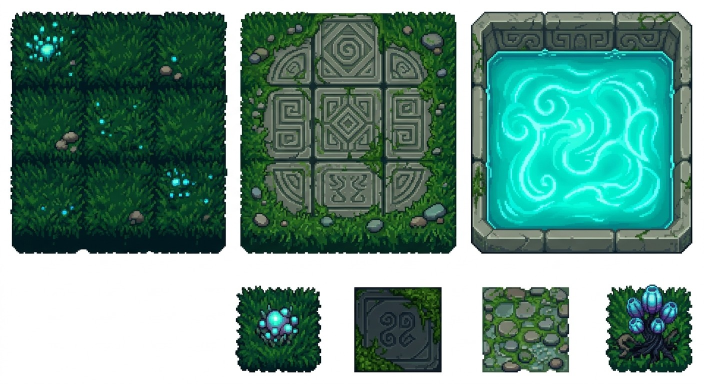
#> input picture strumenti/livelli/fogli/tile_radenna.jpg, 1408 x 768 px (shown at 1/2 size)
$ python piazza_tavolozza.py
#> lines starting #> are read from the running program, lines starting #| are printed output that depends on the picture; after the words box and inside, x2 and y2 are one past the last pixel; in counts of white or black regions, pixels touching at a corner belong together
### strumenti/tavolozza.py
"""Le tavolozze col segreto degli esempi di Bru (108, 109, 110). Misurati in OKLCH (luce L, intensita' C, tinta h,
come li vede l'occhio), i colori degli esempi seguono queste regole:
1. le ombre girano verso il blu-viola: scendendo di luce la tinta ruota piano, poi sempre piu' in fretta, fino al
   viola dell'ombra (h ~285); l'erba va giallo-verde -> verde -> verde acqua -> blu-viola, il tronco arancio ->
   rosso -> magenta -> viola;
2. le luci girano verso il giallo: la luce dell'erba tira al giallo, il bianco dei fiori e' crema, mai bianco puro;
3. gli scuri sono spenti: l'intensita' sta nei toni medi e chiari e crolla nelle ombre, verso quella dell'ombra;
4. tutte le rampe finiscono nella stessa famiglia di viola scuro (l'OMBRA): e' quello che tiene insieme materiali
   diversi;
5. pochi colori per materiale (4-7), salti di luce regolari, piu' larghi nelle ombre.
rampa() fa una rampa nuova con queste regole partendo da un colore solo (il tono medio del materiale); con il verde
medio degli esempi rifa' la rampa dell'erba di Bru. ricolora() porta un disegno sulle rampe dei suoi materiali
(riconosciuti dalla tinta), tenendo le sue luci e le sue ombre.

modulo; uso: tavolozza.py foglio.png   (gli esempi, la prova sull'erba e le rampe dei materiali di Radenna)"""
import numpy as np

# ---------------------------------------------------------------- OKLab / OKLCH
_M1 = np.array([[0.4122214708, 0.5363325363, 0.0514459929], [0.2119034982, 0.6806995451, 0.1073969566],
                [0.0883024619, 0.2817188376, 0.6299787005]])
_M2 = np.array([[0.2104542553, 0.7936177850, -0.0040720468], [1.9779984951, -2.4285922050, 0.4505937099],
                [0.0259040371, 0.7827717662, -0.8086757660]])
_M2I = np.linalg.inv(_M2)
_M1I = np.linalg.inv(_M1)


def oklch(rgb):
    c = np.asarray(rgb, float) / 255.0
    lin = np.where(c <= 0.04045, c / 12.92, ((c + 0.055) / 1.055) ** 2.4)
    L, a, b = np.moveaxis(np.cbrt(lin @ _M1.T) @ _M2.T, -1, 0)
    return np.stack([L, np.hypot(a, b), np.degrees(np.arctan2(b, a)) % 360], -1)


def _rgb_lin(L, C, h):
    a, b = C * np.cos(np.radians(h)), C * np.sin(np.radians(h))
    return (np.stack([L, a, b], -1) @ _M2I.T) ** 3 @ _M1I.T


def rgb(L, C, h):
    # da OKLCH a sRGB; se il colore non c'e' sullo schermo, si toglie intensita' finche' c'e'
    lo, hi = 0.0, C
    lin = _rgb_lin(L, C, h)
    if lin.min() < -1e-4 or lin.max() > 1 + 1e-4:
        for _ in range(30):
            m = (lo + hi) / 2
            t = _rgb_lin(L, m, h)
            if t.min() < -1e-4 or t.max() > 1 + 1e-4:
                hi = m
            else:
                lo = m
        lin = _rgb_lin(L, lo, h)
    lin = np.clip(lin, 0, 1)
    s = np.where(lin <= 0.0031308, lin * 12.92, 1.055 * lin ** (1 / 2.4) - 0.055)
    return tuple(int(round(v)) for v in np.clip(s * 255, 0, 255))


# ---------------------------------------------------------------- gli esempi di Bru
ESEMPI = {
    'erba (108)': [(53, 62, 78), (74, 109, 111), (89, 160, 116), (101, 189, 105), (151, 208, 95), (161, 220, 110),
                   (213, 252, 135)],
    'tronco (110)': [(69, 62, 116), (110, 64, 100), (130, 66, 93), (172, 105, 88)],
    'fiore (108)': [(246, 228, 146), (252, 255, 232)],
    'sfondo': [(47, 41, 67)],
}
OMBRA_H, OMBRA_C, OMBRA_L = 275.0, 0.04, 0.36       # il viola scuro dove finiscono tutte le rampe
LUCE_H = 100.0                                      # il giallo verso cui girano le luci


def _verso(h0, h1):
    # di quanti gradi girare da h0 a h1 per la strada piu' corta
    return ((h1 - h0 + 180) % 360) - 180


def rampa(chiave, n=5, basso=None, alto=None, scuri=1.6, luci=0.5, ombra_c=OMBRA_C):
    """n colori dallo scuro al chiaro, col tono medio 'chiave'. basso/alto: la luce del piu' scuro e del piu' chiaro
    (di solito l'ombra comune e poco sopra la chiave); scuri: quanto in fretta gira verso l'ombra; luci: quanta
    strada fa verso il giallo nelle luci (0-1); ombra_c: l'intensita' del piu' scuro (i caldi, come il tronco, hanno
    l'ombra viola piu' viva)"""
#> called with chiave = (86, 176, 196), n = 10, basso = 0.46, alto = 0.96, scuri = 1.4, luci = 0.35, ombra_c = 0.04
    Lk, Ck, hk = oklch(chiave)
    basso = OMBRA_L if basso is None else basso
    alto = min(0.95, Lk + 0.2) if alto is None else alto
    t = np.linspace(0, 1, n) ** 0.85                                # salti piu' larghi nelle ombre
    out = []
    for L in basso + (alto - basso) * t:
        if L <= Lk:
            w = ((Lk - L) / max(Lk - basso, 1e-6)) ** scuri
            h = hk + _verso(hk, OMBRA_H) * w
            # l'intensita' crolla gia' a meta' discesa (negli esempi a L 0.51 e' gia' quella dell'ombra)
            C = Ck + (ombra_c - Ck) * min(1.0, (Lk - L) / max(Lk - basso, 1e-6) / 0.6) ** 0.9
        else:
            w = ((L - Lk) / max(alto - Lk, 1e-6)) ** 0.6
            h = hk + _verso(hk, LUCE_H) * luci * w
            C = Ck * (1 - 0.05 * w)
        out.append(rgb(L, max(C, 0.0), h % 360))
    return out


# ---------------------------------------------------------------- i materiali di Radenna
MATERIALI = {
    # rampe dallo scuro al chiaro: il tono medio (chiave), quanti colori, la luce del piu' scuro e del piu' chiaro,
    # quanto gira verso l'ombra, quanto verso il giallo
    'erba': dict(chiave=(101, 189, 105), n=7, basso=0.36, alto=0.94, scuri=1.6, luci=0.55),
    'chioma': dict(chiave=(84, 160, 104), n=6, basso=0.36, alto=0.86, scuri=1.5, luci=0.6),   # alberi, cespugli
    'pino': dict(chiave=(62, 132, 112), n=5, basso=0.34, alto=0.74, scuri=1.4, luci=0.5),     # aghi, piu' freddi
    'muschio': dict(chiave=(128, 176, 92), n=5, basso=0.40, alto=0.86, scuri=1.5, luci=0.6),
    'pietra': dict(chiave=(150, 152, 146), n=6, basso=0.36, alto=0.90, scuri=1.4, luci=0.45),  # mai grigio puro
    'tronco': dict(chiave=(172, 105, 88), n=5, basso=0.36, alto=0.72, scuri=1.4, luci=0.4, ombra_c=0.085),
    'acqua': dict(chiave=(86, 176, 196), n=6, basso=0.38, alto=0.93, scuri=1.4, luci=0.35),
    'viola': dict(chiave=(150, 118, 200), n=5, basso=0.36, alto=0.86, scuri=1.4, luci=0.35),  # fiori viola
    'rosso': dict(chiave=(214, 104, 112), n=5, basso=0.36, alto=0.86, scuri=1.4, luci=0.4, ombra_c=0.08),
    'oro': dict(chiave=(232, 190, 92), n=5, basso=0.40, alto=0.95, scuri=1.4, luci=0.5, ombra_c=0.07),
}
# i fiori come negli esempi: il petalo crema (mai bianco puro) e il cuore giallo
FIORE = {'petalo': (252, 255, 232), 'cuore': (246, 228, 146)}


# [74 lines left out: functions tavolozze, materiale, ricolora_colori, ricolora, not called in this run]


# [21 lines that do not run on import are left out]

### strumenti/livelli/ruscello_radenna.py
# Il ruscello di Radenna: una pianura aperta, col ruscello, la strada, il ponte e le rovine.
#
#   python3 strumenti/livelli/ruscello_radenna.py [anteprima.png]      (serve numpy e Pillow)
#   poi: godot prove/LivelloProva.tscn -- livello ruscello
#
# Bru: «dovrebbe essere una pianura, la scena un po' piu' ampia, ci vuole piu' spazio». Quindi 1280x720 (due
# schermate per due), quasi tutta prato come nel suo disegno delle pianure: macchie d'erba piu' chiare e piu'
# scure, un ruscello che serpeggia a S con le sponde di ciottoli, una strada che curva e lo passa su un ponte,
# una piazza antica, uno stagno, alberi a gruppi sui bordi, grandi spazi aperti in mezzo.
#
# Prima il TERRENO, poi gli OGGETTI. Il terreno e' una pianta delle altezze proiettata in vista 3/4 (il prato a 0,
# l'acqua a -10: la sponda di la' si vede di faccia, quella di qua e' un ciglio). Le forme sono curve morbide:
# il ruscello e la strada sono linee (spline) con la loro larghezza; la strada e' il motivo del kit di Bru
# piegato lungo la curva, col cordolo in luce sempre dalla parte della luce (in alto a sinistra).
#
# Materiali e pezzi dai fogli di Bru: l'erba di Radenna, i ciottoli muschiosi (tile_radenna) per le sponde, la
# piazza a nove lastre (tile_radenna), l'acqua della vasca col filo chiaro lungo i bordi, il bordo della vasca
# per le spallette del ponte, i pezzi delle pianure di Radenna (vasca, vasche a gradini, ninfee, pozza
# coi sassi, colonna). L'acqua, la vasca e le luci bagnano di turchese l'erba vicina. Bulbi, baccelli e alberi a
# funghi sono di altri biomi (Bru, 24 novembre): qui non ci sono. Il contorno di fuori dei pezzi e' fuso nel terreno
# (fondi): scuro e mezzo trasparente, e alberi, cespugli e sassi hanno la base piantata nell'erba.
#
# Bru (26 novembre): il prato e i colori con la tecnica e le tavolozze dei suoi esempi (108-110). Il prato e' quello
# di strumenti/livelli/prato.py; alla fine tutto (mappa, pezzi, acqua) va sulle rampe di strumenti/tavolozza.py
# (ombre che girano verso il viola, luci verso il giallo, un'ombra comune per tutti i materiali); le ombre sul prato
# scendono di gradini lungo la sua rampa; il bagliore turchese sull'erba non c'e' piu'.
#
# Scrive art/livelli/ruscello.png (il terreno, con le cose piatte), ruscello_pezzi.json (le cose in piedi, che il
# gioco mette insieme a lei in ordine di piede), ruscello_passi.png (dove si cammina) e ruscello.json; e i pezzi
# nuovi in art/livelli/pezzi/ruscello/, i terreni in art/livelli/terreni/.
import json
import os
import sys
from collections import deque

import numpy as np
from PIL import Image, ImageDraw

QUI = os.path.dirname(os.path.abspath(__file__))
sys.path.insert(0, QUI)
sys.path.insert(0, os.path.join(QUI, '..'))
import prato as _prato           # noqa: E402  il prato con la tecnica degli esempi di Bru (108)
import tavolozza as _tav         # noqa: E402  le tavolozze col segreto degli esempi di Bru
import piante as _piante         # noqa: E402  alberi, pini e cespugli a misura di lei (109, 110)
import fiori as _fiori           # noqa: E402  i fiori del prato in piedi, mossi dal vento
LIV = os.path.join(QUI, '..', '..', 'art', 'livelli')
TER = os.path.join(LIV, 'terreni')
PEZ = os.path.join(LIV, 'pezzi')
NUOVI = os.path.join(PEZ, 'ruscello')
FOGLIO = os.path.join(QUI, 'fogli', 'tile_radenna.jpg')
W, H = 1280, 720
ERBA, ACQUA, STRADA, RIVA, PONTE, SPALLA, SCALA, PALO = 1, 2, 3, 4, 5, 6, 7, 9
VERDI = np.array([(3, 47, 32), (5, 56, 34), (6, 62, 35), (8, 67, 35), (12, 72, 35), (14, 78, 35), (20, 83, 35),
                  (25, 89, 35), (34, 97, 38), (44, 106, 42), (64, 112, 60)], float)
P = np.array([(30, 40, 33), (44, 71, 50), (66, 84, 69), (84, 103, 85), (108, 122, 105), (120, 135, 117),
              (141, 155, 135), (163, 176, 155)], float)
AQ = np.array([(1, 119, 127), (2, 133, 136), (2, 156, 149), (1, 182, 168), (2, 213, 192), (2, 231, 204),
               (18, 242, 218), (79, 253, 237), (117, 255, 252), (210, 255, 250)], float)
FONDO = -10          # l'acqua del ruscello: 10 pixel sotto il prato
# la tessera dell'acqua del ruscello: liscia come l'acqua delle vasche (Bru: "non avesse i ghirigori e fosse come le
# acque degli altri oggetti"; strumenti/livelli/acqua_liscia.py). Prima era acqua_radenna.png, presa dal foglio di Bru
TESSERA_ACQUA = 'acqua_liscia.png'
# Bru (26 novembre): "usa sempre palette del genere" (gli esempi 108-110). I disegni e le tessere di Bru si leggono
# ancora coi colori di prima (VERDI, P, AQ: servono a riconoscerli); alla fine la mappa, i pezzi e l'acqua passano
# alle rampe nuove (strumenti/tavolozza.py): stesso indice per l'acqua e la pietra, la luce di ogni colore per il
# resto. Il prato e' quello nuovo (strumenti/livelli/prato.py), nei colori degli esempi.
PRATO = _prato.TINTE['A']
PRATO_RAMPA = np.array([PRATO['profondo'], PRATO['scuro'], PRATO['medio'], PRATO['base'], PRATO['luce']], float)
AQ_NUOVA = np.array(_tav.rampa((86, 176, 196), 10, 0.46, 0.96, 1.4, 0.35), float)
P_NUOVA = np.array(_tav.rampa((150, 152, 146), 8, 0.30, 0.84, 1.4, 0.45), float)


# ================================================================ dal foglio di Bru, ai pixel veri

_im = np.array(Image.open(FOGLIO).convert('RGB')).astype(float)
_BIANCO = _im.min(2) >= 222
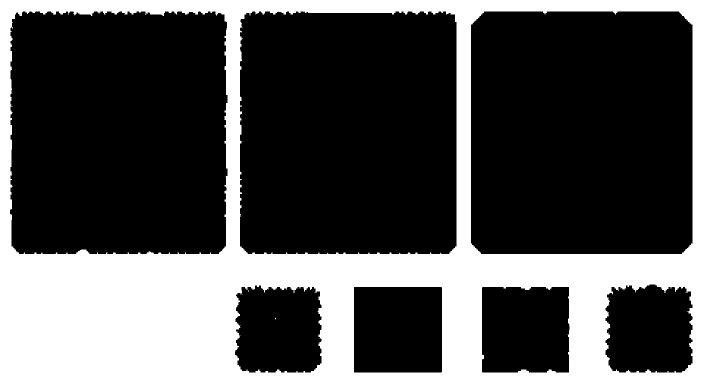
#> _BIANCO: shape (768, 1408) bool (shown at 1/2 size); 31.4% white; 7 white regions (6 under 20 px), largest, box (x1, y1, x2, y2) and area: (0, 0, 1408, 768) 339657
_L = _im.mean(2)
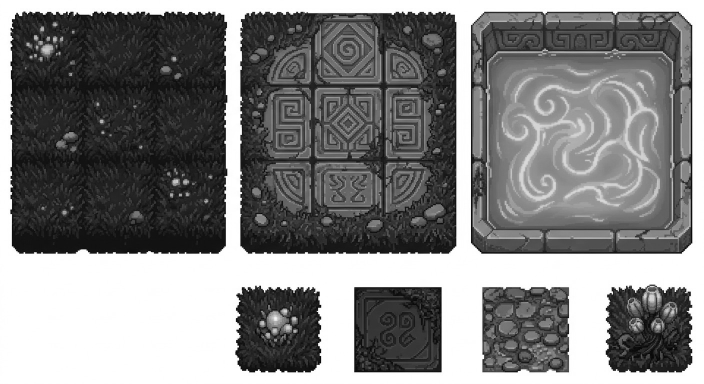
#> _L: shape (768, 1408) float64 (shown at 1/2 size); min 0.333, max 255, mean 130.8


# [98 lines left out: functions _griglia, pixel_veri, _taglio, cuci, _oklab, not called in this run]


def _salva(a, percorso):
    os.makedirs(os.path.dirname(percorso), exist_ok=True)
    Image.fromarray(np.clip(a, 0, 255).astype(np.uint8), 'RGBA' if a.shape[-1] == 4 else 'RGB').save(percorso)


# [70 lines left out: functions _pianta_staccata, _luce, prepara, liscio, not called in this run]


# ================================================================ il motore a piani

class Terreno:
    def __init__(self, base=110, sotto=110):
        self.B = base; self.HG = H + base + sotto
        self.Z = np.zeros((self.HG, W), np.int32); self.M = np.zeros((self.HG, W), np.int32)

    # [59 lines left out: functions zona, gradini, proietta, _corsa, _posa, _sfoca, not called in this run]


# le luci in piedi che bagnano il terreno di turchese: (x, y, forza, raggio)
SORGENTI = ([(470, 205, 1.0, 26), (562, 256, 0.75, 22), (132, 296, 0.75, 22), (506, 352, 0.45, 26),
             (528, 92, 0.55, 14), (404, 394, 0.55, 14)] +
            [(x, y - 4, 0.5, 11) for (x, y) in ((118, 352), (134, 360), (372, 296), (58, 184), (600, 228))])


# ================================================================ i materiali nuovi della pianura

# [110 lines left out: functions _pezzi, _senza_erba, prepara_pianura, curva, campo, rumore1 and 2 more, not called in this run]


# ================================================================ la pianta

# il ruscello: entra in alto a destra, scende a S e se ne va a sinistra; mezza larghezza nei punti
FIUME = [(1070, -80), (1046, 20), (984, 112), (872, 182), (748, 222), (626, 240), (526, 276), (450, 346),
         (408, 430), (326, 500), (200, 538), (74, 552), (-90, 556)]
LARGHI = [38, 38, 40, 42, 44, 44, 46, 48, 46, 44, 42, 42, 42]
STAGNO = (392, 318, 96, 58)          # lo stagno sulla curva di fuori: centro e raggi (si fonde col ruscello)
# la strada: arriva dal basso (dall'atterraggio), attraversa la piazza dritta nel mezzo, passa il ponte (dritta
# sull'acqua e sulle sponde) e sale in alto
VIA = [(604, 800), (612, 700), (646, 622), (650, 600), (650, 505), (650, 410), (656, 380), (688, 334),
       (700, 300), (700, 260), (700, 220), (700, 180), (700, 140), (690, 98), (656, 48), (612, 0), (590, -80)]
RX = 686                              # il ponte: la strada dritta sull'acqua, x 686..714
PIAZZA = (650, 505)                   # il centro della piazza antica (nove lastre del foglio di Bru)


# [42 lines left out: function pianta, not called in this run]


# ================================================================ i colori

class Erba:
    # il prato con la tecnica degli esempi di Bru (108): base, macchie a nuvola, foglioline, luci
    # (strumenti/livelli/prato.py), nei colori degli esempi; prima erano i quattro quadrati d'erba di Bru.
    # I fiori non sono piu' dentro la mappa: prato() dice dove sarebbero (segni: il numero del fiore nel suo posto) e
    # la pagina li disegna in piedi, mossi dal vento (fiori.py, fiori_veri)
    # [7 lines left out: function __init__, not called in this run]

    def colori(self, X, G):
        return self.img[np.clip(G, 0, self.img.shape[0] - 1), X]

    def segno(self, X, G):
        return self.segni[np.clip(G, 0, self.segni.shape[0] - 1), X]


# [129 lines left out: functions _verde, disegna, not called in this run]


# ================================================================ gli oggetti

#> (the run stopped early here; a loop or call above may not have finished)
